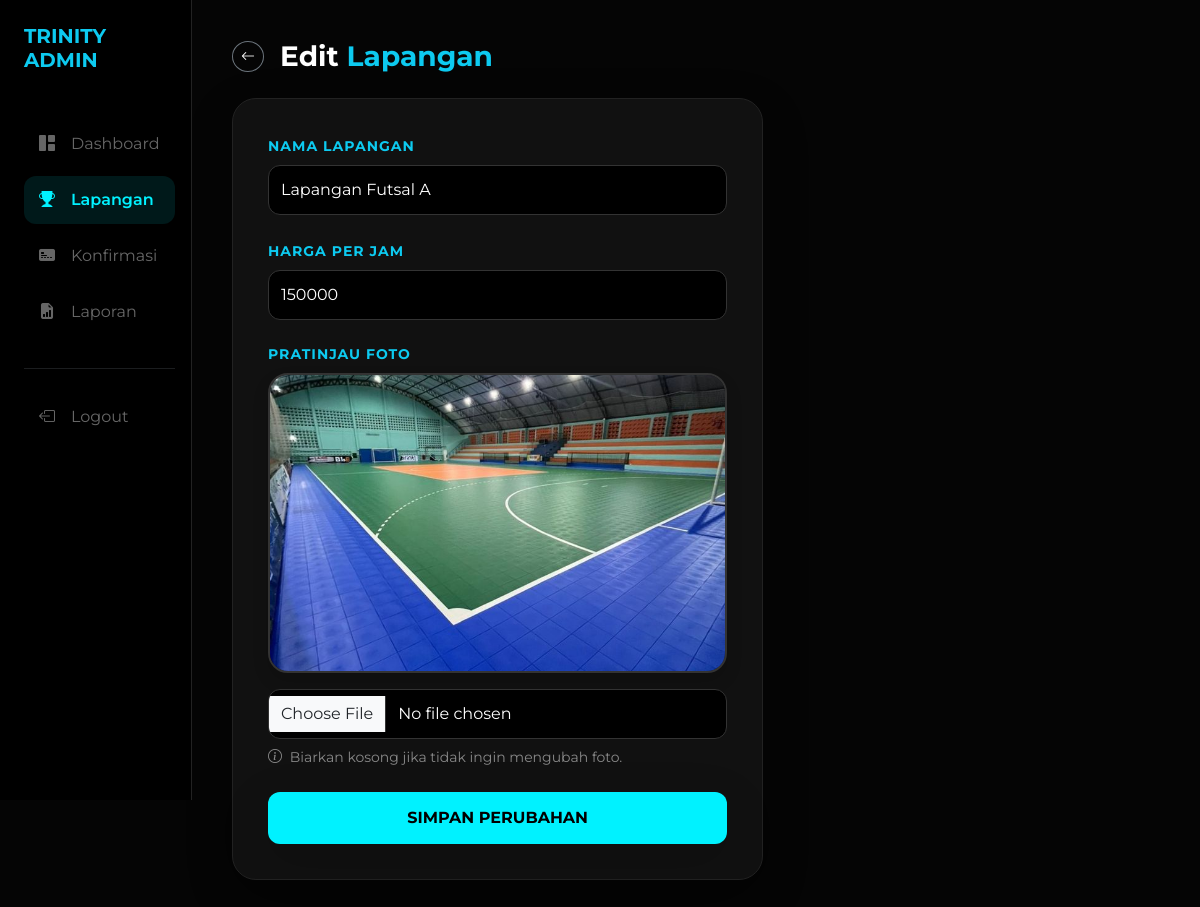
Page /admin/edit_lapangan.php?id=1 (signed in) on the committed database.
### tables this page shows
CREATE TABLE `lapangan` (
  `id_lapangan` int(11) NOT NULL,
  `nama_lapangan` varchar(50) NOT NULL,
  `jenis` enum('futsal','badminton') NOT NULL,
  `harga_per_jam` int(11) NOT NULL,
  `foto` varchar(255) DEFAULT NULL
);

### admin/edit_lapangan.php (the view, shortened to what this page needs)
<?php
require '../config/database.php';
$id = $_GET['id'];
$query = mysqli_query($conn, "SELECT * FROM lapangan WHERE id_lapangan = '$id'");
$data = mysqli_fetch_assoc($query);
?>
<!DOCTYPE html>
<html lang="id">
<head>
    <link href="https://cdn.jsdelivr.net/npm/bootstrap@5.3.0/dist/css/bootstrap.min.css" rel="stylesheet">
    <link rel="stylesheet" href="https://cdn.jsdelivr.net/npm/bootstrap-icons@1.11.1/font/bootstrap-icons.css">
</head>
<body>
<div class="sidebar-admin p-4">
    <h5 class="fw-bold text-info mb-5">TRINITY ADMIN</h5>
    <div class="nav flex-column">
        <a href="dashboard.php" class="nav-link mb-2">
            <i class="bi bi-grid-1x2-fill me-3"></i> <span>Dashboard</span>
        </a>
        <a href="lapangan.php" class="nav-link active mb-2">
            <i class="bi bi-trophy-fill me-3"></i> <span>Lapangan</span>
        </a>
        <a href="konfirmasi.php" class="nav-link mb-2">
            <i class="bi bi-credit-card-2-front-fill me-3"></i> <span>Konfirmasi</span>
        </a>
        <a href="laporan.php" class="nav-link mb-2">
            <i class="bi bi-file-earmark-bar-graph-fill me-3"></i> <span>Laporan</span>
        </a>
        <hr class="border-secondary my-4">
        <a href="logout_admin.php" class="nav-link text-danger">
        <i class="bi bi-box-arrow-left me-3"></i> Logout
        </a>
    </div>
</div>
<div class="main-content">
    <div class="mb-4 d-flex align-items-center">
        <a href="lapangan.php" class="btn btn-outline-secondary btn-sm rounded-circle me-3 text-white"><i class="bi bi-arrow-left"></i></a>
        <h3 class="fw-bold mb-0">Edit <span class="text-info">Lapangan</span></h3>
    </div>
    <div class="row">
        <div class="col-md-7">
            <div class="edit-card shadow-lg">
                <form action="" method="POST" enctype="multipart/form-data">
                    <div class="mb-4">
                        <label class="small fw-bold text-info text-uppercase mb-2" style="letter-spacing: 1px;">Nama Lapangan</label>
                        <input type="text" name="nama_lapangan" class="form-control" value="<?= htmlspecialchars($data['nama_lapangan']) ?>" required>
                    </div>
                    <div class="mb-4">
                        <label class="small fw-bold text-info text-uppercase mb-2" style="letter-spacing: 1px;">Harga per Jam</label>
                        <input type="number" name="harga_per_jam" class="form-control" value="<?= $data['harga_per_jam'] ?>" required>
                    </div>
                    <div class="mb-4">
                        <label class="small fw-bold text-info text-uppercase d-block mb-2" style="letter-spacing: 1px;">Pratinjau Foto</label>
                        <?php
                            $foto_sekarang = "../assets/images/" . $data['foto'];
                        ?>
                        <img src="<?= $foto_sekarang ?>" id="output" class="img-preview mb-3 shadow">
                        <input type="file" name="foto" class="form-control" accept="image/*" onchange="loadFile(event)">
                        <p class="mt-2 small text-white-50"><i class="bi bi-info-circle me-1"></i> Biarkan kosong jika tidak ingin mengubah foto.</p>
                    </div>
                    <button type="submit" name="update" class="btn btn-update shadow-lg">SIMPAN PERUBAHAN</button>
                </form>
            </div>
        </div>
    </div>
</div>
</body>
</html>

### admin/edit_lapangan.php (style rules this page uses)
body { background-color: #050505; color: white; font-family: 'Montserrat', sans-serif; overflow-x: hidden; }
.sidebar-admin { background: #000; min-height: 100vh; border-right: 1px solid #222; position: fixed; width: 16%; z-index: 100; }
.nav-link { color: rgba(255, 255, 255, 0.4) !important; transition: all 0.3s cubic-bezier(0.4, 0, 0.2, 1); padding: 12px 15px; border-radius: 12px; margin-bottom: 5px; text-decoration: none; display: flex !important; align-items: center !important; }
.nav-link.active { color: #00f2ff !important; background: rgba(0, 242, 255, 0.1); font-weight: 600; }
.main-content { margin-left: 16%; padding: 40px; animation: fadeIn 0.8s ease-out; }
.edit-card { background: #111; border: 1px solid #222; border-radius: 24px; padding: 35px; transition: 0.3s; }
.form-control { background: #000 !important; border: 1px solid #333 !important; color: white !important; border-radius: 12px; padding: 12px; }
.img-preview { width: 100%; max-height: 300px; object-fit: cover; border-radius: 20px; border: 2px solid #333; background: #000; transition: 0.3s; }
.btn-update { background: #00f2ff; color: #000; font-weight: 700; border-radius: 12px; padding: 14px; border: none; width: 100%; transition: 0.3s; }

### rows in the picture
lapangan: nama_lapangan "Lapangan Futsal A", harga_per_jam "150000", foto (picture)
